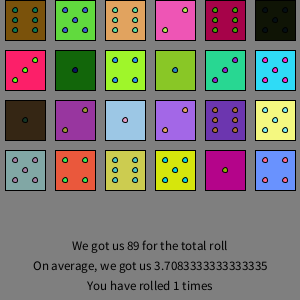
Frame 1 (no input)
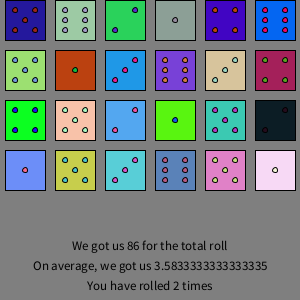
Frame 2 (the mouse pressed at the canvas centre, redrawn once)

The Processing sketch that drew these frames (run headless with seeded random() and noise(); the mouse was pressed at the canvas centre and the sketch redrawn once):

// Processing sketch: Dice
// ── Dice.pde
int clicked = 1;
Die marco = new Die(5,0);
void setup()
{
	size(300,300);
	textAlign(CENTER);
	textSize(13);
	noLoop();
}
void draw()
{
	int sum = 0;
	background(127);
	while(marco.yPos < 200)
	{
		while(marco.xPos < 300)
		{
			marco.roll();
			marco.show();
			marco.c1 = (int)(Math.random()*256);
			marco.c2 = (int)(Math.random()*256);
			marco.c3 = (int)(Math.random()*256);
			sum = sum + marco.numba;
			marco.xPos = marco.xPos + 50;
		}
		marco.yPos = marco.yPos + 50;
		marco.xPos = 5;
	}
	marco.yPos = 0;
	fill(0);
	text("We got us " + sum + " for the total roll", 150,250);
	text("On average, we got us " + (double)sum/24, 150, 270);
	text("You have rolled " + clicked + " times", 150,290);
}
void mousePressed()
{
	clicked++;
	redraw();
}
class Die //models one single dice cube
{
	int xPos, yPos, numba, c1, c2, c3;
	Die(int x, int y) //constructor
	{
		xPos = x;
		yPos = y;
		numba = 0;
		c1 = (int)(Math.random()*256);
		c2 = (int)(Math.random()*256);
		c3 = (int)(Math.random()*256);
	}
	void roll()
	{
		numba = (int)(Math.random()*6+1);
	}
	void show()
	{
		fill(c3,c2,c1);
		rect(xPos,yPos,40,40);
		fill(c1,c3,c2);
		if(numba == 1)
		{
			ellipse(xPos+20,yPos+20,5,5);
		}
		else if(numba == 2)
		{
			ellipse(xPos+10,yPos+30,5,5);
			ellipse(xPos+30,yPos+10,5,5);
		}
		else if(numba == 3)
		{
			ellipse(xPos+10,yPos+30,5,5);
			ellipse(xPos+20,yPos+20,5,5);
			ellipse(xPos+30,yPos+10,5,5);
		}
		else if(numba == 4)
		{
			ellipse(xPos+10,yPos+10,5,5);
			ellipse(xPos+10,yPos+30,5,5);
			ellipse(xPos+30,yPos+10,5,5);
			ellipse(xPos+30,yPos+30,5,5);
		}
		else if(numba == 5)
		{
			ellipse(xPos+10,yPos+10,5,5);
			ellipse(xPos+10,yPos+30,5,5);
			ellipse(xPos+20,yPos+20,5,5);
			ellipse(xPos+30,yPos+10,5,5);
			ellipse(xPos+30,yPos+30,5,5);
		}
		else
		{
			ellipse(xPos+10,yPos+10,5,5);
			ellipse(xPos+10,yPos+20,5,5);
			ellipse(xPos+10,yPos+30,5,5);
			ellipse(xPos+30,yPos+10,5,5);
			ellipse(xPos+30,yPos+20,5,5);
			ellipse(xPos+30,yPos+30,5,5);
		}
	}
}
